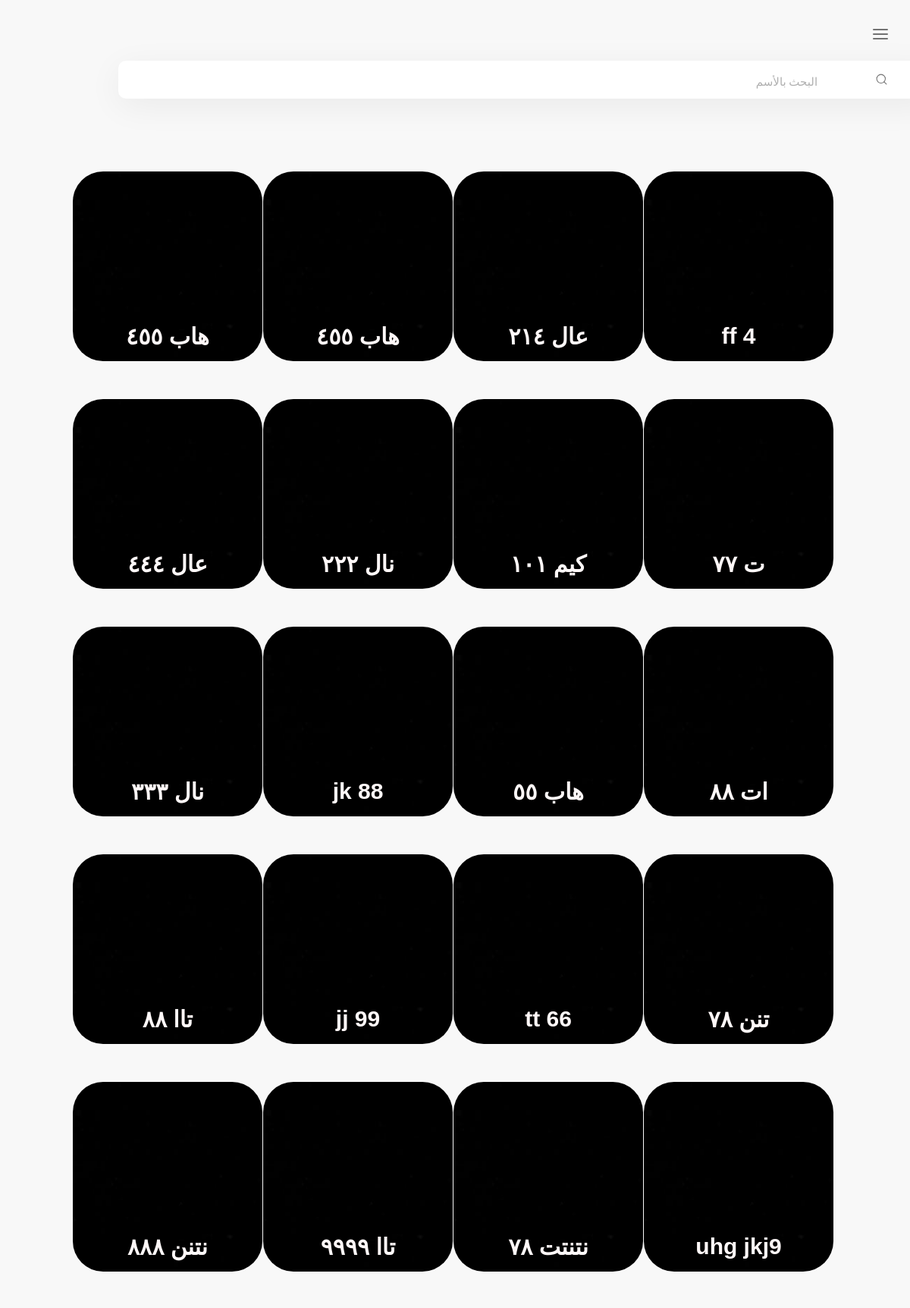
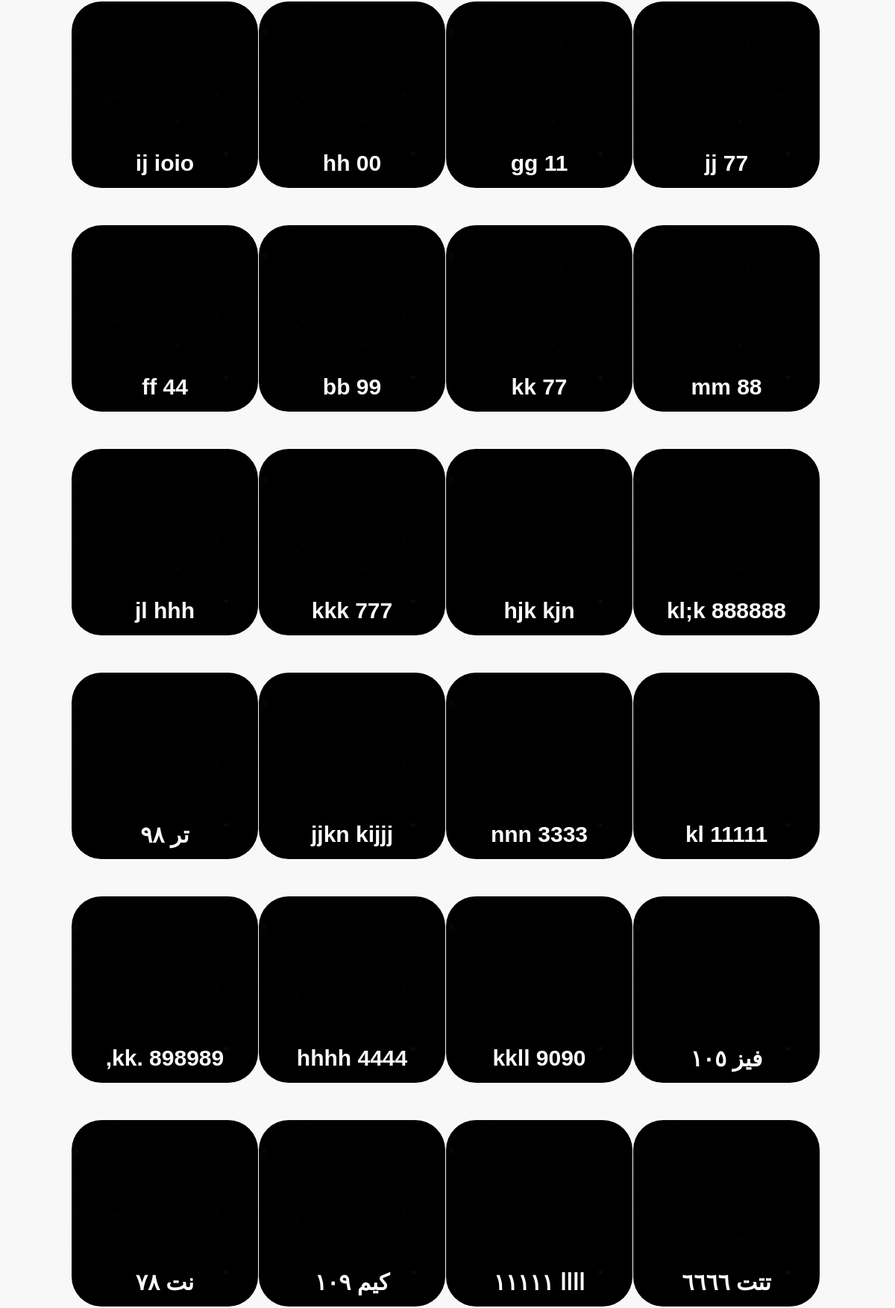
Screenshot of /497-pro-2/home.php (upper part) with the database file from the repository (2 pictures, top to bottom).
### tables this page shows
CREATE TABLE `course` (
  `id` int(11) NOT NULL,
  `name` varchar(200) NOT NULL,
  `collage` varchar(200) NOT NULL,
  `section` varchar(200) NOT NULL
);

### 497-pro-2/home.php (the view, shortened to what this page needs)
<!DOCTYPE html>
<html lang="en">
<head>
    <link rel="stylesheet" href="assets/css/sty.css">
    <link rel="stylesheet" href="assets/css/styles.css">
</head>
<body onload="pageloaded()">
    <div class="body">
        <div class="searchbar-container-bg searchbar-container-bg-tras" id="formCont">
            <form id="searchFrom" method="GET" action="https://unirate.xyz/search/doctors">
                <input id="searchInput" type="text" placeholder="البحث بالأسم" autocomplete="off" name="name">
                <button onclick="document.location='subject.php'">
                                 <a href="subject.php" ><svg xmlns="http://www.w3.org/2000/svg" width="33" height="33" viewBox="0 0 24 24" fill="none" stroke="currentColor" stroke-width="1.5" stroke-linecap="round" stroke-linejoin="round" class="feather feather-search"><circle cx="11" cy="11" r="8"></circle><line x1="21" y1="21" x2="16.65" y2="16.65"></line></svg> </a>
            </button>
            </form>
            <div class="logo-sidebar-button-cont">
                <a href="" class="noSelect mobile-search-logo">
                </a>
                <div class="sidebar-button" onclick="open_sidebar()">
                    <svg viewBox="0 0 24 24" width="24" height="24" stroke="currentColor" stroke-width="2" fill="none" stroke-linecap="round" stroke-linejoin="round" class="css-i6dzq1"><line x1="3" y1="12" x2="21" y2="12"></line><line x1="3" y1="6" x2="21" y2="6"></line><line x1="3" y1="18" x2="21" y2="18"></line></svg>
                </div>
            </div>
        </div>
        <div class="cards-list">
        <?php
        $conn=mysqli_connect("localhost","root","","ABET");
     $q2="select * from course";
     $run=mysqli_query($conn, $q2);
     while($row=mysqli_fetch_array($run))
     {
        $id =$row[0];
        $name =$row[1];
     ?>
     <a href="subject.php?id=<?php echo $id; ?>">
                <div class="card">
                    <div class="card_image">
                        <img src="free.jpeg"/> </div>
                        <div class="card_title title-black">
                         <p> <?php echo $name ; ?> </p>
                    </div>
                </div>
                </a>
        <?php } ?>
        </div>
</body>
</html>

### 497-pro-2/assets/css/sty.css (style rules this page uses)
body, html { margin: 0px; padding: 0px; width: 100%; height: 100vh; background-color: #F8F8F8; }
input[type="color"], input[type="date"], input[type="datetime"], input[type="datetime-local"], input[type="email"], input[type="month"], input[type="number"], input[type="password"], input[type="search"], input[type="tel"], input[type="text"], input[type="time"], input[type="url"], input[type="week"], select:focus, textarea { font-size: 16px; }
.searchbar-container-bg .logo-sidebar-button-cont { display: none; }
.mobile-search-logo { display: none; }
@media (max-width: 1400px) { .body { padding-top: 180px; } }
@media (max-width: 1400px) { .searchbar-container-bg { width: 100%; height: 160px; flex-direction: column-reverse; justify-content: flex-end; padding-top: 20px; } }
@media (max-width: 1400px) { .searchbar-container-bg form { width: 90%; margin-left: 5%; border-radius: 10px; } }
@media (max-width: 1400px) { .searchbar-container-bg form button svg { padding-left: 0px; padding-right: 0px; } }
@media (max-width: 1400px) { .searchbar-container-bg form input { width: 80%; font-size: 1em; } }
@media (max-width: 1400px) { .searchbar-container-bg form button { width: 15%; } }
@media (max-width: 1400px) { .sidebar-button { display: block; width: 12.5%; height: 50px; margin-right: 5%; margin-bottom: 10px; display: flex; flex-direction: column; justify-content: center; border-radius: 10px; transform: translateX(0px); transition: 0.3s; } }
@media (max-width: 1400px) { .sidebar-button svg { width: 100%; color: #727272; } }
@media (max-width: 1400px) { .searchbar-container-bg .logo-sidebar-button-cont { display: flex; flex-direction: row; justify-content: space-between; height: 60px; } }
@media (max-width: 1400px) { .mobile-search-logo { margin-left: 5%; width: 50%; height: 100%; display: unset; } }
.body { position: relative; height: fit-content; width: calc(100% - 290px); padding-bottom: 150px; padding-top: 140px; background-color: #F8F8F8; }
.noSelect { -webkit-touch-callout: none; -webkit-user-select: none; -khtml-user-select: none; -moz-user-select: none; -ms-user-select: none; user-select: none; -webkit-tap-highlight-color: transparent; }
input::placeholder { color: #c6c6c6; }
@media (max-width: 1400px) { .body { width: 100%; background-color: #F8F8F8; padding-bottom: 20px; } }

### 497-pro-2/home.php (style rules this page uses)
a, a:hover, a:focus, a:active { text-decoration: none !important; color:blue; }

### rows the page displays
course: name "هاب ٤٥٥"
course: name "هاب ٤٥٥"
course: name "عال ٢١٤"
course: name "ff 4"
course: name "عال ٤٤٤"
course: name "نال ٢٢٢"
course: name "كيم ١٠١"
course: name "ت ٧٧"
course: name "نال ٣٣٣"
course: name "jk 88"
course: name "هاب ٥٥"
course: name "ات ٨٨"
course: name "تاا ٨٨"
course: name "jj 99"
course: name "tt 66"
course: name "تنن ٧٨"
course: name "نتنن ٨٨٨"
course: name "تاا ٩٩٩٩"
course: name "نتنتت ٧٨"
course: name "uhg jkj9"
course: name "ij ioio"
course: name "hh 00"
course: name "gg 11"
course: name "jj 77"
course: name "ff 44"
course: name "bb 99"
course: name "kk 77"
course: name "mm 88"
course: name "jl hhh"
course: name "kkk 777"
course: name "hjk kjn"
course: name "kl;k 888888"
course: name "تر ٩٨"
course: name "jjkn kijjj"
course: name "nnn 3333"
course: name "kl 11111"
course: name ",kk. 898989"
course: name "hhhh 4444"
course: name "kkll 9090"
course: name "فيز ١٠٥"
course: name "نت ٧٨"
course: name "كيم ١٠٩"
course: name "اااا ١١١١١"
course: name "تتت ٦٦٦٦"
